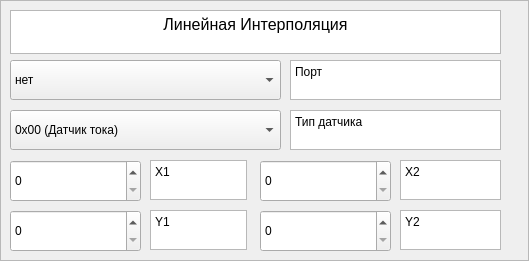
               <widget class="QFrame" name="frame_12">
                <property name="minimumSize">
                 <size>
                  <width>529</width>
                  <height>200</height>
                 </size>
                </property>
                <property name="frameShape">
                 <enum>QFrame::Shape::StyledPanel</enum>
                </property>
                <property name="frameShadow">
                 <enum>QFrame::Shadow::Raised</enum>
                </property>
                <widget class="QComboBox" name="comboBox_9">
                 <property name="geometry">
                  <rect>
                   <x>10</x>
                   <y>110</y>
                   <width>271</width>
                   <height>40</height>
                  </rect>
                 </property>
                 <property name="sizePolicy">
                  <sizepolicy hsizetype="Expanding" vsizetype="Fixed">
                   <horstretch>0</horstretch>
                   <verstretch>0</verstretch>
                  </sizepolicy>
                 </property>
                 <property name="minimumSize">
                  <size>
                   <width>200</width>
                   <height>40</height>
                  </size>
                 </property>
                 <property name="layoutDirection">
                  <enum>Qt::LayoutDirection::LeftToRight</enum>
                 </property>
                 <item>
                  <property name="text">
                   <string>0x00 (Датчик тока)</string>
                  </property>
                 </item>
                 <item>
                  <property name="text">
                   <string>0x01 (Датчик Namur)</string>
                  </property>
                 </item>
                 <item>
                  <property name="text">
                   <string>0x02 (Датчик температуры)</string>
                  </property>
                 </item>
                 <item>
                  <property name="text">
                   <string>0x04 (Датчик напряжения)</string>
                  </property>
                 </item>
                </widget>
                <widget class="QComboBox" name="comboBox_10">
                 <property name="geometry">
                  <rect>
                   <x>10</x>
                   <y>60</y>
                   <width>271</width>
                   <height>40</height>
                  </rect>
                 </property>
                 <property name="sizePolicy">
                  <sizepolicy hsizetype="Expanding" vsizetype="Fixed">
                   <horstretch>0</horstretch>
                   <verstretch>0</verstretch>
                  </sizepolicy>
                 </property>
                 <property name="minimumSize">
                  <size>
                   <width>200</width>
                   <height>40</height>
                  </size>
                 </property>
                 <property name="layoutDirection">
                  <enum>Qt::LayoutDirection::LeftToRight</enum>
                 </property>
                 <item>
                  <property name="text">
                   <string>нет</string>
                  </property>
                 </item>
                 <item>
                  <property name="text">
                   <string>1</string>
                  </property>
                 </item>
                 <item>
                  <property name="text">
                   <string>2</string>
                  </property>
                 </item>
                 <item>
                  <property name="text">
                   <string>3</string>
                  </property>
                 </item>
                 <item>
                  <property name="text">
                   <string>4</string>
                  </property>
                 </item>
                 <item>
                  <property name="text">
                   <string>5</string>
                  </property>
                 </item>
                 <item>
                  <property name="text">
                   <string>6</string>
                  </property>
                 </item>
                 <item>
                  <property name="text">
                   <string>7</string>
                  </property>
                 </item>
                 <item>
                  <property name="text">
                   <string>8</string>
                  </property>
                 </item>
                </widget>
                <widget class="QSpinBox" name="spinBox_3">
                 <property name="geometry">
                  <rect>
                   <x>260</x>
                   <y>210</y>
                   <width>131</width>
                   <height>42</height>
                  </rect>
                 </property>
                 <property name="sizePolicy">
                  <sizepolicy hsizetype="Expanding" vsizetype="Fixed">
                   <horstretch>0</horstretch>
                   <verstretch>0</verstretch>
                  </sizepolicy>
                 </property>
                 <property name="minimumSize">
                  <size>
                   <width>0</width>
                   <height>42</height>
                  </size>
                 </property>
                 <property name="layoutDirection">
                  <enum>Qt::LayoutDirection::LeftToRight</enum>
                 </property>
                 <property name="styleSheet">
                  <string notr="true"/>
                 </property>
                 <property name="suffix">
                  <string/>
                 </property>
                 <property name="maximum">
                  <number>65535</number>
                 </property>
                </widget>
                <widget class="QSpinBox" name="spinBox_5">
                 <property name="geometry">
                  <rect>
                   <x>260</x>
                   <y>160</y>
                   <width>131</width>
                   <height>42</height>
                  </rect>
                 </property>
                 <property name="sizePolicy">
                  <sizepolicy hsizetype="Expanding" vsizetype="Fixed">
                   <horstretch>0</horstretch>
                   <verstretch>0</verstretch>
                  </sizepolicy>
                 </property>
                 <property name="minimumSize">
                  <size>
                   <width>0</width>
                   <height>42</height>
                  </size>
                 </property>
                 <property name="layoutDirection">
                  <enum>Qt::LayoutDirection::LeftToRight</enum>
                 </property>
                 <property name="maximum">
                  <number>65535</number>
                 </property>
                </widget>
                <widget class="QSpinBox" name="spinBox_6">
                 <property name="geometry">
                  <rect>
                   <x>10</x>
                   <y>210</y>
                   <width>131</width>
                   <height>42</height>
                  </rect>
                 </property>
                 <property name="sizePolicy">
                  <sizepolicy hsizetype="Expanding" vsizetype="Fixed">
                   <horstretch>0</horstretch>
                   <verstretch>0</verstretch>
                  </sizepolicy>
                 </property>
                 <property name="minimumSize">
                  <size>
                   <width>0</width>
                   <height>42</height>
                  </size>
                 </property>
                 <property name="layoutDirection">
                  <enum>Qt::LayoutDirection::LeftToRight</enum>
                 </property>
                 <property name="maximum">
                  <number>65535</number>
                 </property>
                </widget>
                <widget class="QSpinBox" name="spinBox_7">
                 <property name="geometry">
                  <rect>
                   <x>10</x>
                   <y>160</y>
                   <width>131</width>
                   <height>42</height>
                  </rect>
                 </property>
                 <property name="sizePolicy">
                  <sizepolicy hsizetype="Expanding" vsizetype="Fixed">
                   <horstretch>0</horstretch>
                   <verstretch>0</verstretch>
                  </sizepolicy>
                 </property>
                 <property name="minimumSize">
                  <size>
                   <width>0</width>
                   <height>42</height>
                  </size>
                 </property>
                 <property name="layoutDirection">
                  <enum>Qt::LayoutDirection::LeftToRight</enum>
                 </property>
                 <property name="maximum">
                  <number>65535</number>
                 </property>
                </widget>
                <widget class="QTextBrowser" name="textBrowser_67">
                 <property name="geometry">
                  <rect>
                   <x>290</x>
                   <y>60</y>
                   <width>211</width>
                   <height>40</height>
                  </rect>
                 </property>
                 <property name="sizePolicy">
                  <sizepolicy hsizetype="Minimum" vsizetype="Expanding">
                   <horstretch>0</horstretch>
                   <verstretch>0</verstretch>
                  </sizepolicy>
                 </property>
                 <property name="minimumSize">
                  <size>
                   <width>97</width>
                   <height>0</height>
                  </size>
                 </property>
                 <property name="maximumSize">
                  <size>
                   <width>16777215</width>
                   <height>40</height>
                  </size>
                 </property>
                 <property name="html">
                  <string>&lt;!DOCTYPE HTML PUBLIC &quot;-//W3C//DTD HTML 4.0//EN&quot; &quot;http://www.w3.org/TR/REC-html40/strict.dtd&quot;&gt;
&lt;html&gt;&lt;head&gt;&lt;meta name=&quot;qrichtext&quot; content=&quot;1&quot; /&gt;&lt;meta charset=&quot;utf-8&quot; /&gt;&lt;style type=&quot;text/css&quot;&gt;
p, li { white-space: pre-wrap; }
hr { height: 1px; border-width: 0; }
li.unchecked::marker { content: &quot;\2610&quot;; }
li.checked::marker { content: &quot;\2612&quot;; }
&lt;/style&gt;&lt;/head&gt;&lt;body style=&quot; font-family:'Noto Sans SC'; font-size:9pt; font-weight:400; font-style:normal;&quot;&gt;
&lt;p style=&quot; margin-top:0px; margin-bottom:0px; margin-left:0px; margin-right:0px; -qt-block-indent:0; text-indent:0px;&quot;&gt;Порт&lt;/p&gt;&lt;/body&gt;&lt;/html&gt;</string>
                 </property>
                </widget>
                <widget class="QTextBrowser" name="textBrowser_68">
                 <property name="geometry">
                  <rect>
                   <x>290</x>
                   <y>110</y>
                   <width>211</width>
                   <height>40</height>
                  </rect>
                 </property>
                 <property name="sizePolicy">
                  <sizepolicy hsizetype="Minimum" vsizetype="Expanding">
                   <horstretch>0</horstretch>
                   <verstretch>0</verstretch>
                  </sizepolicy>
                 </property>
                 <property name="minimumSize">
                  <size>
                   <width>97</width>
                   <height>0</height>
                  </size>
                 </property>
                 <property name="maximumSize">
                  <size>
                   <width>16777215</width>
                   <height>40</height>
                  </size>
                 </property>
                 <property name="html">
                  <string>&lt;!DOCTYPE HTML PUBLIC &quot;-//W3C//DTD HTML 4.0//EN&quot; &quot;http://www.w3.org/TR/REC-html40/strict.dtd&quot;&gt;
&lt;html&gt;&lt;head&gt;&lt;meta name=&quot;qrichtext&quot; content=&quot;1&quot; /&gt;&lt;meta charset=&quot;utf-8&quot; /&gt;&lt;style type=&quot;text/css&quot;&gt;
p, li { white-space: pre-wrap; }
hr { height: 1px; border-width: 0; }
li.unchecked::marker { content: &quot;\2610&quot;; }
li.checked::marker { content: &quot;\2612&quot;; }
&lt;/style&gt;&lt;/head&gt;&lt;body style=&quot; font-family:'Noto Sans SC'; font-size:9pt; font-weight:400; font-style:normal;&quot;&gt;
&lt;p style=&quot; margin-top:0px; margin-bottom:0px; margin-left:0px; margin-right:0px; -qt-block-indent:0; text-indent:0px;&quot;&gt;Тип датчика&lt;/p&gt;&lt;/body&gt;&lt;/html&gt;</string>
                 </property>
                </widget>
                <widget class="QTextBrowser" name="textBrowser_69">
                 <property name="geometry">
                  <rect>
                   <x>150</x>
                   <y>160</y>
                   <width>97</width>
                   <height>40</height>
                  </rect>
                 </property>
                 <property name="sizePolicy">
                  <sizepolicy hsizetype="Minimum" vsizetype="Expanding">
                   <horstretch>0</horstretch>
                   <verstretch>0</verstretch>
                  </sizepolicy>
                 </property>
                 <property name="minimumSize">
                  <size>
                   <width>97</width>
                   <height>0</height>
                  </size>
                 </property>
                 <property name="maximumSize">
                  <size>
                   <width>16777215</width>
                   <height>40</height>
                  </size>
                 </property>
                 <property name="html">
                  <string>&lt;!DOCTYPE HTML PUBLIC &quot;-//W3C//DTD HTML 4.0//EN&quot; &quot;http://www.w3.org/TR/REC-html40/strict.dtd&quot;&gt;
&lt;html&gt;&lt;head&gt;&lt;meta name=&quot;qrichtext&quot; content=&quot;1&quot; /&gt;&lt;meta charset=&quot;utf-8&quot; /&gt;&lt;style type=&quot;text/css&quot;&gt;
p, li { white-space: pre-wrap; }
hr { height: 1px; border-width: 0; }
li.unchecked::marker { content: &quot;\2610&quot;; }
li.checked::marker { content: &quot;\2612&quot;; }
&lt;/style&gt;&lt;/head&gt;&lt;body style=&quot; font-family:'Noto Sans SC'; font-size:9pt; font-weight:400; font-style:normal;&quot;&gt;
&lt;p style=&quot; margin-top:0px; margin-bottom:0px; margin-left:0px; margin-right:0px; -qt-block-indent:0; text-indent:0px;&quot;&gt;Х1&lt;/p&gt;&lt;/body&gt;&lt;/html&gt;</string>
                 </property>
                </widget>
                <widget class="QTextBrowser" name="textBrowser_70">
                 <property name="geometry">
                  <rect>
                   <x>150</x>
                   <y>210</y>
                   <width>97</width>
                   <height>40</height>
                  </rect>
                 </property>
                 <property name="sizePolicy">
                  <sizepolicy hsizetype="Minimum" vsizetype="Expanding">
                   <horstretch>0</horstretch>
                   <verstretch>0</verstretch>
                  </sizepolicy>
                 </property>
                 <property name="minimumSize">
                  <size>
                   <width>97</width>
                   <height>0</height>
                  </size>
                 </property>
                 <property name="maximumSize">
                  <size>
                   <width>16777215</width>
                   <height>40</height>
                  </size>
                 </property>
                 <property name="html">
                  <string>&lt;!DOCTYPE HTML PUBLIC &quot;-//W3C//DTD HTML 4.0//EN&quot; &quot;http://www.w3.org/TR/REC-html40/strict.dtd&quot;&gt;
&lt;html&gt;&lt;head&gt;&lt;meta name=&quot;qrichtext&quot; content=&quot;1&quot; /&gt;&lt;meta charset=&quot;utf-8&quot; /&gt;&lt;style type=&quot;text/css&quot;&gt;
p, li { white-space: pre-wrap; }
hr { height: 1px; border-width: 0; }
li.unchecked::marker { content: &quot;\2610&quot;; }
li.checked::marker { content: &quot;\2612&quot;; }
&lt;/style&gt;&lt;/head&gt;&lt;body style=&quot; font-family:'Noto Sans SC'; font-size:9pt; font-weight:400; font-style:normal;&quot;&gt;
&lt;p style=&quot; margin-top:0px; margin-bottom:0px; margin-left:0px; margin-right:0px; -qt-block-indent:0; text-indent:0px;&quot;&gt;Y1&lt;/p&gt;&lt;/body&gt;&lt;/html&gt;</string>
                 </property>
                </widget>
                <widget class="QTextBrowser" name="textBrowser_71">
                 <property name="geometry">
                  <rect>
                   <x>400</x>
                   <y>160</y>
                   <width>101</width>
                   <height>40</height>
                  </rect>
                 </property>
                 <property name="sizePolicy">
                  <sizepolicy hsizetype="Minimum" vsizetype="Expanding">
                   <horstretch>0</horstretch>
                   <verstretch>0</verstretch>
                  </sizepolicy>
                 </property>
                 <property name="minimumSize">
                  <size>
                   <width>97</width>
                   <height>0</height>
                  </size>
                 </property>
                 <property name="maximumSize">
                  <size>
                   <width>16777215</width>
                   <height>40</height>
                  </size>
                 </property>
                 <property name="html">
                  <string>&lt;!DOCTYPE HTML PUBLIC &quot;-//W3C//DTD HTML 4.0//EN&quot; &quot;http://www.w3.org/TR/REC-html40/strict.dtd&quot;&gt;
&lt;html&gt;&lt;head&gt;&lt;meta name=&quot;qrichtext&quot; content=&quot;1&quot; /&gt;&lt;meta charset=&quot;utf-8&quot; /&gt;&lt;style type=&quot;text/css&quot;&gt;
p, li { white-space: pre-wrap; }
hr { height: 1px; border-width: 0; }
li.unchecked::marker { content: &quot;\2610&quot;; }
li.checked::marker { content: &quot;\2612&quot;; }
&lt;/style&gt;&lt;/head&gt;&lt;body style=&quot; font-family:'Noto Sans SC'; font-size:9pt; font-weight:400; font-style:normal;&quot;&gt;
&lt;p style=&quot; margin-top:0px; margin-bottom:0px; margin-left:0px; margin-right:0px; -qt-block-indent:0; text-indent:0px;&quot;&gt;X2&lt;/p&gt;&lt;/body&gt;&lt;/html&gt;</string>
                 </property>
                </widget>
                <widget class="QTextBrowser" name="textBrowser_72">
                 <property name="geometry">
                  <rect>
                   <x>400</x>
                   <y>210</y>
                   <width>101</width>
                   <height>40</height>
                  </rect>
                 </property>
                 <property name="sizePolicy">
                  <sizepolicy hsizetype="Minimum" vsizetype="Expanding">
                   <horstretch>0</horstretch>
                   <verstretch>0</verstretch>
                  </sizepolicy>
                 </property>
                 <property name="minimumSize">
                  <size>
                   <width>97</width>
                   <height>0</height>
                  </size>
                 </property>
                 <property name="maximumSize">
                  <size>
                   <width>16777215</width>
                   <height>40</height>
                  </size>
                 </property>
                 <property name="html">
                  <string>&lt;!DOCTYPE HTML PUBLIC &quot;-//W3C//DTD HTML 4.0//EN&quot; &quot;http://www.w3.org/TR/REC-html40/strict.dtd&quot;&gt;
&lt;html&gt;&lt;head&gt;&lt;meta name=&quot;qrichtext&quot; content=&quot;1&quot; /&gt;&lt;meta charset=&quot;utf-8&quot; /&gt;&lt;style type=&quot;text/css&quot;&gt;
p, li { white-space: pre-wrap; }
hr { height: 1px; border-width: 0; }
li.unchecked::marker { content: &quot;\2610&quot;; }
li.checked::marker { content: &quot;\2612&quot;; }
&lt;/style&gt;&lt;/head&gt;&lt;body style=&quot; font-family:'Noto Sans SC'; font-size:9pt; font-weight:400; font-style:normal;&quot;&gt;
&lt;p style=&quot; margin-top:0px; margin-bottom:0px; margin-left:0px; margin-right:0px; -qt-block-indent:0; text-indent:0px;&quot;&gt;Y2&lt;/p&gt;&lt;/body&gt;&lt;/html&gt;</string>
                 </property>
                </widget>
                <widget class="QTextBrowser" name="textBrowser_81">
                 <property name="geometry">
                  <rect>
                   <x>10</x>
                   <y>10</y>
                   <width>491</width>
                   <height>44</height>
                  </rect>
                 </property>
                 <property name="sizePolicy">
                  <sizepolicy hsizetype="Minimum" vsizetype="Expanding">
                   <horstretch>0</horstretch>
                   <verstretch>0</verstretch>
                  </sizepolicy>
                 </property>
                 <property name="minimumSize">
                  <size>
                   <width>97</width>
                   <height>44</height>
                  </size>
                 </property>
                 <property name="maximumSize">
                  <size>
                   <width>16777215</width>
                   <height>40</height>
                  </size>
                 </property>
                 <property name="verticalScrollBarPolicy">
                  <enum>Qt::ScrollBarPolicy::ScrollBarAlwaysOff</enum>
                 </property>
                 <property name="horizontalScrollBarPolicy">
                  <enum>Qt::ScrollBarPolicy::ScrollBarAlwaysOff</enum>
                 </property>
                 <property name="html">
                  <string>&lt;!DOCTYPE HTML PUBLIC &quot;-//W3C//DTD HTML 4.0//EN&quot; &quot;http://www.w3.org/TR/REC-html40/strict.dtd&quot;&gt;
&lt;html&gt;&lt;head&gt;&lt;meta name=&quot;qrichtext&quot; content=&quot;1&quot; /&gt;&lt;meta charset=&quot;utf-8&quot; /&gt;&lt;style type=&quot;text/css&quot;&gt;
p, li { white-space: pre-wrap; }
hr { height: 1px; border-width: 0; }
li.unchecked::marker { content: &quot;\2610&quot;; }
li.checked::marker { content: &quot;\2612&quot;; }
&lt;/style&gt;&lt;/head&gt;&lt;body style=&quot; font-family:'Noto Sans SC'; font-size:9pt; font-weight:400; font-style:normal;&quot;&gt;
&lt;p align=&quot;center&quot; style=&quot; margin-top:0px; margin-bottom:0px; margin-left:0px; margin-right:0px; -qt-block-indent:0; text-indent:0px;&quot;&gt;&lt;span style=&quot; font-size:12pt;&quot;&gt;Линейная Интерполяция&lt;/span&gt;&lt;/p&gt;&lt;/body&gt;&lt;/html&gt;</string>
                 </property>
                </widget>
               </widget>
